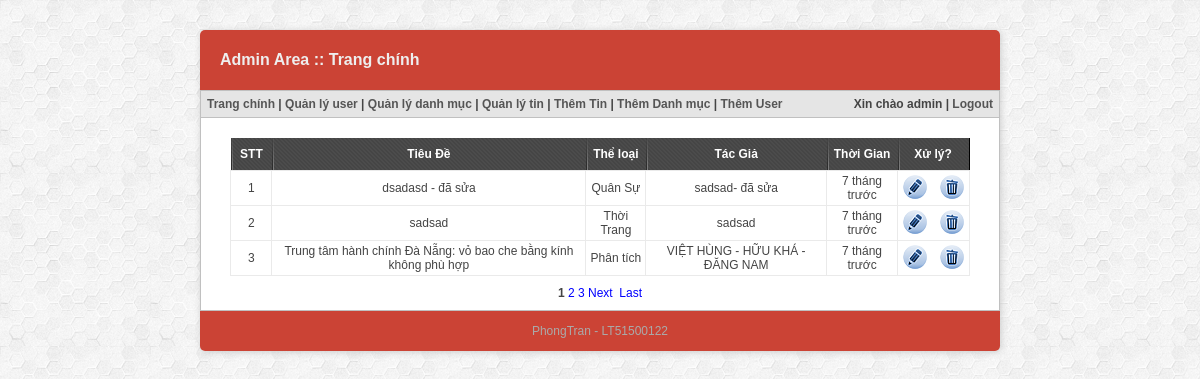
/padmin/index.php?p=danh-sach-tin-tuc (signed in), run on the app's committed database.
### tables this page shows
CREATE TABLE `news` (
  `id` int(11) NOT NULL AUTO_INCREMENT,
  `title` varchar(200) NOT NULL,
  `author` varchar(200) DEFAULT NULL,
  `intro` text NOT NULL,
  `content` text,
  `image` varchar(200) DEFAULT NULL,
  `status` tinyint(1) NOT NULL DEFAULT '1',
  `time_news` int(10) NOT NULL,
  `category_id` int(10) NOT NULL,
  PRIMARY KEY (`id`),
  KEY `pk_nes-cat` (`category_id`),
  CONSTRAINT `pk_nes-cat` FOREIGN KEY (`category_id`) REFERENCES `category` (`id`)
);

CREATE TABLE `category` (
  `id` int(11) NOT NULL AUTO_INCREMENT,
  `name` varchar(200) NOT NULL,
  `parent_id` int(10) NOT NULL,
  PRIMARY KEY (`id`),
  KEY `id` (`id`)
);

### model/model_tintuc.php (called while the page is built, shortened)
<?php
function danh_sach_tin_tuc($conn,$X,$B){
	$stmt = $conn ->prepare("SELECT title,name,news.id as nid,author,time_news FROM news INNER JOIN category where news.category_id = category.id order by time_news DESC limit $X, $B");
	$stmt ->execute();
	$data = $stmt -> fetchAll(PDO::FETCH_ASSOC);
	return $data;
}
?>

### library/function.php (called while the page is built, shortened)
<?php
function time_elapsed_string($ptime)
{
    $etime = time() - $ptime;
    $a = array( 365 * 24 * 60 * 60  =>  'năm',
                 30 * 24 * 60 * 60  =>  'tháng',
                      24 * 60 * 60  =>  'ngày',
                           60 * 60  =>  'giờ',
                                60  =>  'phút',
                                 1  =>  'giây'
                );
    $a_plural = array( 'năm'   => 'năm',
                       'tháng'  => 'tháng',
                       'ngày'    => 'ngày',
                       'giờ'   => 'giờ',
                       'phút' => 'phút',
                       'giây' => 'giây'
                );
    foreach ($a as $secs => $str)
    {
        $d = $etime / $secs;
        if ($d >= 1)
        {
            $r = round($d);
            return $r . ' ' . ($r > 1 ? $a_plural[$str] : $str).' trước';
        }
    }
}
?>

### padmin/module/tintuc/danhsach.php (the view, shortened to what this page needs)
<table class="list_table">
	<tr class="list_heading">
		<td class="id_col">STT</td>
		<td>Tiêu Đề</td>
        <td>Thể loại</td>
		<td>Tác Giả</td>
		<td>Thời Gian</td>
		<td class="action_col">Xử lý?</td>
	</tr>
    <?php
    $B = 3;
    if (isset($_GET['page'])) {
        $C = $_GET['page'];
    }else{
        $stmt = $conn ->prepare("SELECT * FROM news  ");
        $stmt->execute();
        $A = $stmt->rowCount();
        $C =ceil($A/$B);
    }
    if (isset($_GET['start'])) {
       $X = $_GET['start'];
    }else{
        $X = 0;
    }
    $data = danh_sach_tin_tuc($conn,$X,$B);
    if (isset($_GET['dem'])) {
        $n = $_GET['start'] + 1;
        $dem = $n;
    }else{
       $dem = 1;
    }
    foreach ($data as $val) { ?>
	<tr class="list_data">
        <td class="aligncenter"> <?php echo $dem; ?> </td>
        <td class="list_td aligncenter"> <?php echo $val['title'] ?> </td>
        <td class="list_td aligncenter"> <?php echo $val['name'] ?> </td>
        <td class="list_td aligncenter"> <?php echo $val['author'] ?> </td>
		<td class="list_td aligncenter"> <?php echo time_elapsed_string($val['time_news']) ?> </td>
        <td class="list_td aligncenter">
            <a href="index.php?p=sua-tin-tuc&ttid=<?php echo $val['nid']; ?>"><img src="temp/images/edit.png" /></a>&nbsp;&nbsp;&nbsp;
            <a onclick="return acceptDelete('Xác nhận xóa xóa tin?')" href="index.php?p=xoa-tin-tuc&ttid=<?php echo $val['nid']; ?>"><img src="temp/images/delete.png" /></a>
        </td>
    </tr>
	<?php $dem += 1; } ?>
</table>
<div align="center">
<?php
    if ($C > 1) {
        $D = $X/$B + 1;
        $begin = $D - 2;
        if ($begin < 1) {
           $begin = 1;
        }
        $end = $D + 2;
        for ($i=$begin; $i <= $end ; $i++) {
            if ($D == $i) {
               echo " <b> $i </b>";
            }else{
                $Y = ($i-1)*$B;
                echo "<a href='index.php?p=danh-sach-tin-tuc&dem=$dem&start=$Y&page=$C'> $i </a>";
            }
        }
        if ($D != $C) {
            $Y = $X + $B;
           echo "<a href='index.php?p=danh-sach-tin-tuc&dem=$dem&start=$Y&page=$C'>Next</a>";
           $Y =($C -1) * $B;
           echo "<a href='index.php?p=danh-sach-tin-tuc&dem=$dem&start=$Y&page=$C'> &nbsp;Last</a>";
        }
    }
?>
</div>

### padmin/temp/templates/css/style.css (style rules this page uses)
body, td, th { font-family: Arial, Helvetica, sans-serif; font-size: 12px; color: #444; }
body { width: 800px; margin: 30px auto; background: url('../images/bg_1.png'); }
a { text-decoration: none; color: blue; }
img { border: none; }
.list_table { border-collapse: collapse; width: 95%; margin: 10px auto; }
.list_heading { background-image: url("../images/content_bg.png"); border-right: 1px solid black; }
.list_heading > td { font-weight: bold; text-align: center; height: 26px; color: white; background: url('../images/nav_sep.png') no-repeat left bottom; padding: 3px; }
.list_data > td { border: 1px solid #eaeaea; padding: 3px; height: 27px; }
.id_col { width: 35px; }
.action_col { width: 65px; }
.aligncenter { text-align: center; }

### data on the page
news: title "dsadasd - đã sửa", category.name "Quân Sự", author "sadsad- đã sửa", time_news "7 tháng trước"
news: title "sadsad", category.name "Thời Trang", author "sadsad", time_news "7 tháng trước"
news: title "Trung tâm hành chính Đà Nẵng: vỏ bao che bằng kính không phù hợp", category.name "Phân tích", author "VIỆT HÙNG - HỮU KHÁ - ĐĂNG NAM", time_news "7 tháng trước"

### other printed values
$_SESSION["sys_user"] "admin"
